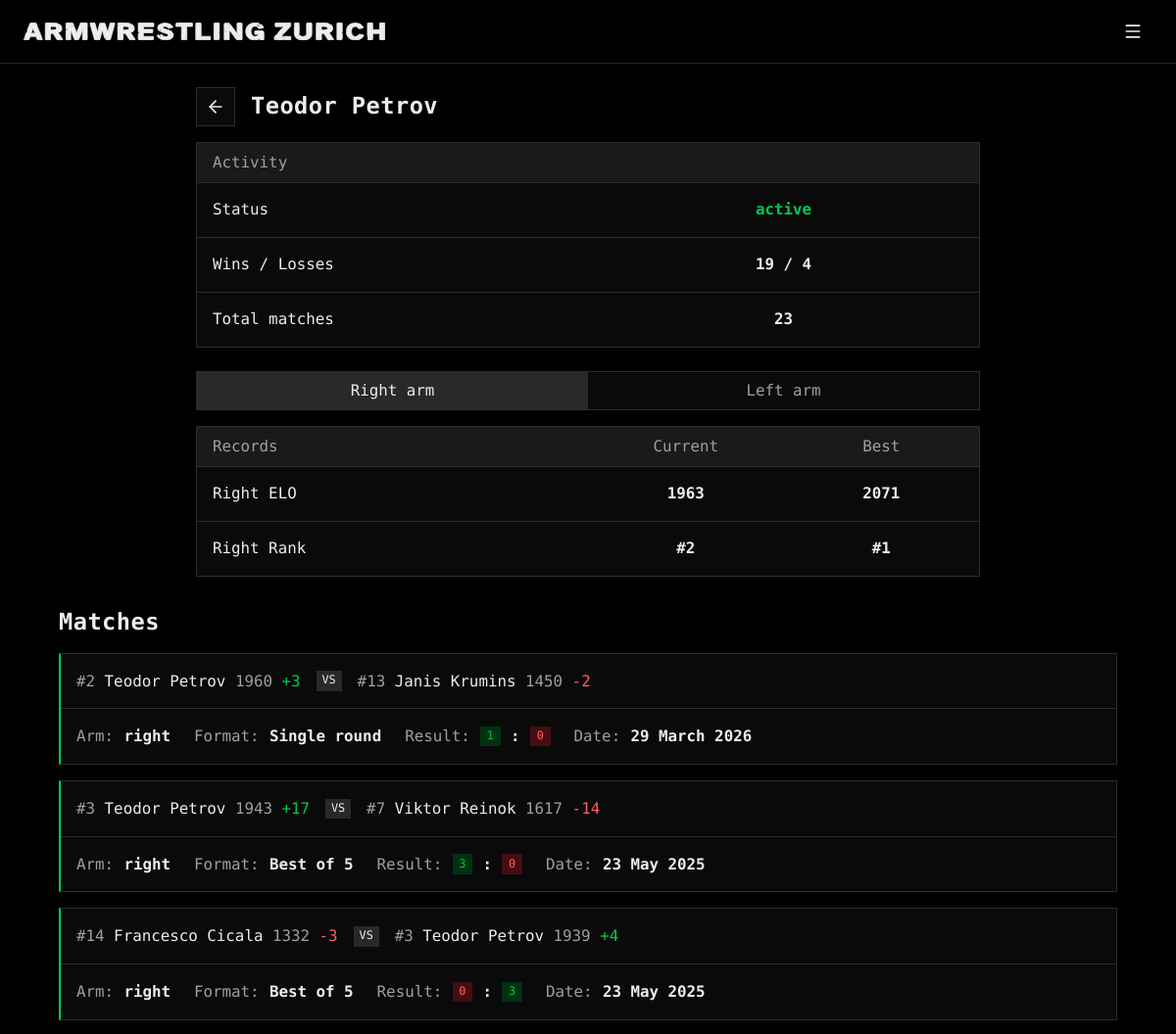
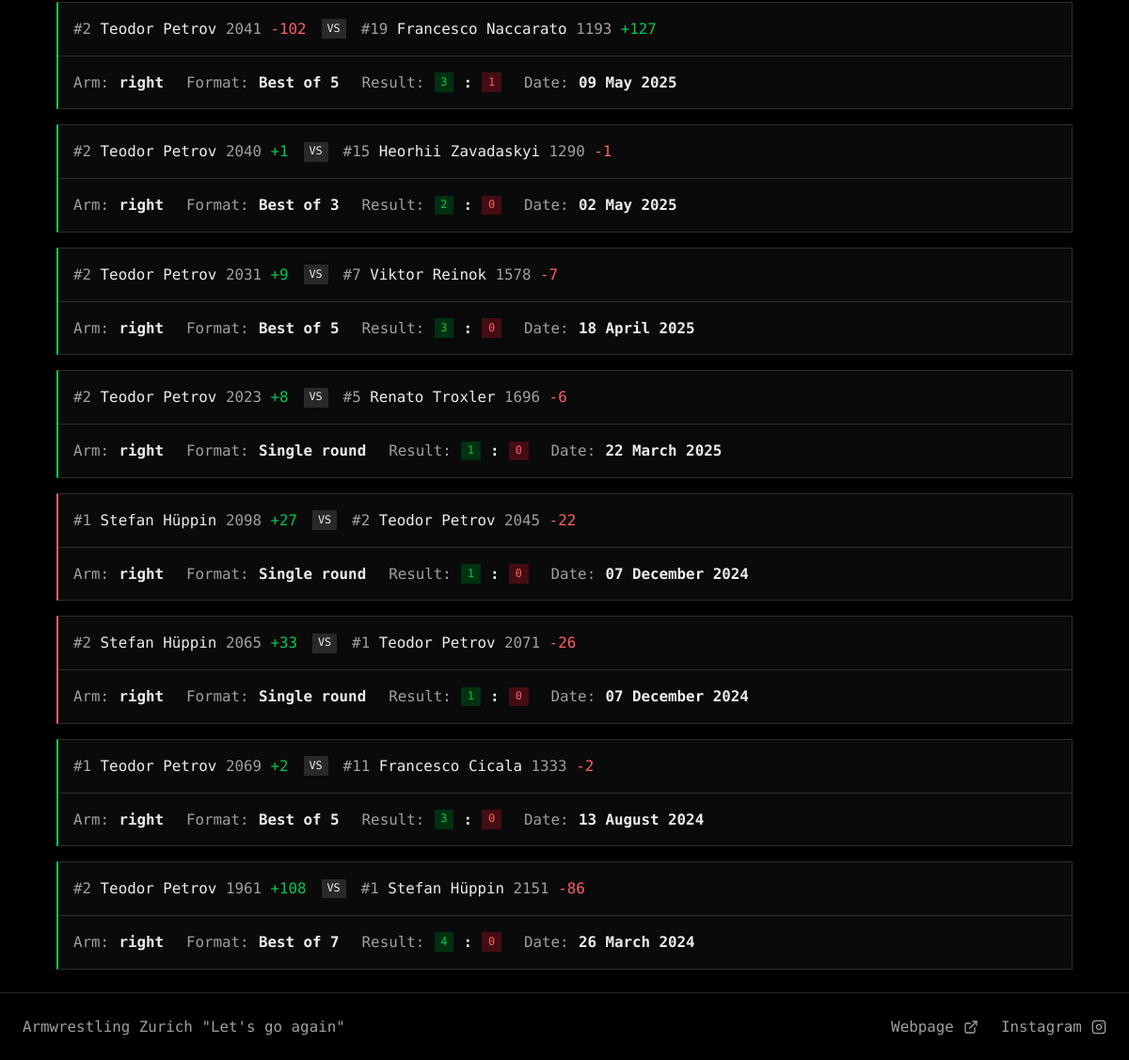
/view_member?id=4&arm=right, run on the app's committed database (2 pictures, top to bottom).
### tables this page shows
CREATE TABLE "armwrestlers" (
    id INTEGER PRIMARY KEY AUTOINCREMENT,
    name TEXT NOT NULL UNIQUE,
    right_elo INTEGER NOT NULL,
    left_elo INTEGER NOT NULL,
    right_rank INTEGER,
    left_rank INTEGER,
    added_by TEXT NOT NULL,
    last_edited_by TEXT, hidden INTEGER NOT NULL DEFAULT 0, active INTEGER NOT NULL DEFAULT 1,
    FOREIGN KEY (added_by) REFERENCES users(username)
);

CREATE TABLE "history" (
    id INTEGER PRIMARY KEY AUTOINCREMENT,
    armwrestler1_id INTEGER NOT NULL,
    armwrestler2_id INTEGER NOT NULL,
    arm TEXT NOT NULL CHECK (arm IN ('right', 'left')),
    armwrestler1_rank INTEGER NOT NULL,
    armwrestler2_rank INTEGER NOT NULL,
    armwrestler1_elo INTEGER NOT NULL,
    armwrestler2_elo INTEGER NOT NULL,
    armwrestler1_score INTEGER NOT NULL,
    armwrestler2_score INTEGER NOT NULL,
    armwrestler1_elo_diff INTEGER NOT NULL,
    armwrestler2_elo_diff INTEGER NOT NULL,
    selected_format TEXT NOT NULL,
    date DATETIME DEFAULT CURRENT_TIMESTAMP,
    added_by TEXT NOT NULL,
    FOREIGN KEY (armwrestler1_id) REFERENCES armwrestlers(id),
    FOREIGN KEY (armwrestler2_id) REFERENCES armwrestlers(id),
    FOREIGN KEY (added_by) REFERENCES users(username)
);

### armelo_app.py (the view, shortened to what this page needs)
@app.route("/view_member", methods=["GET"])
def view_member():
    try:
        id = int(request.args.get('id'))
    except (ValueError, TypeError):
        raise NotFound()
    if request.args.get('arm') not in ('right', 'left'):
        return redirect(url_for('view_member', id=id, arm='right'))
    arm = get_arm()
    name_result = db_execute('SELECT name FROM armwrestlers WHERE id = ?', id)
    if not name_result:
        raise NotFound()
    name = name_result[0]['name']
    query = '''
        SELECT
            CASE WHEN a.hidden THEN 'hidden' WHEN a.active THEN 'active' ELSE 'inactive' END AS current_status,
            a.right_elo, a.left_elo, a.right_rank, a.left_rank
        FROM armwrestlers a
        WHERE a.id = ?
    '''
    current_status, current_right_elo, current_left_elo, current_right_rank, current_left_rank = db_execute(query, id)[0]
    wins, losses = 0, 0
    history = db_execute('''
        SELECT a1.id AS armwrestler1_id, a1.name AS armwrestler1_name, a2.id AS armwrestler2_id, a2.name AS armwrestler2_name, h.arm,
               h.armwrestler1_rank, h.armwrestler2_rank, h.armwrestler1_elo, h.armwrestler2_elo,
               h.armwrestler1_score, h.armwrestler2_score, h.armwrestler1_elo_diff, h.armwrestler2_elo_diff,
               h.selected_format, h.date
        FROM history h
        JOIN armwrestlers a1 ON h.armwrestler1_id = a1.id
        JOIN armwrestlers a2 ON h.armwrestler2_id = a2.id
        WHERE h.armwrestler1_id = ? OR h.armwrestler2_id = ?
        ORDER BY h.id DESC
    ''', id, id)
    selected_arm_history = []
    if history:
        best_right_elo = current_right_elo
        best_left_elo = current_left_elo
        best_right_rank = current_right_rank
        best_left_rank = current_left_rank
        wins_losses = []
        for record in history:
            is_armwrestler1 = record['armwrestler1_id'] == id
            match_arm = record['arm']
            elo = record['armwrestler1_elo'] if is_armwrestler1 else record['armwrestler2_elo']
            rank = record['armwrestler1_rank'] if is_armwrestler1 else record['armwrestler2_rank']
            my_score, opponent_score = (record['armwrestler1_score'], record['armwrestler2_score']) if is_armwrestler1 else (record['armwrestler2_score'], record['armwrestler1_score'])
            if my_score > opponent_score:
                wins += 1
                if match_arm == arm:
                    wins_losses.append("win")
            elif my_score < opponent_score:
                losses += 1
                if match_arm == arm:
                    wins_losses.append("loss")
            elif match_arm == arm:
                wins_losses.append("draw")
            if match_arm == 'right':
                best_right_elo = max(best_right_elo, elo)
                best_right_rank = min(best_right_rank, rank) if best_right_rank is not None else rank
                if arm == 'right':
                    selected_arm_history.append(record)
            elif match_arm == 'left':
                best_left_elo = max(best_left_elo, elo)
                best_left_rank = min(best_left_rank, rank) if best_left_rank is not None else rank
                if arm == 'left':
                    selected_arm_history.append(record)
        formatted_data = get_matches_formatted_data(selected_arm_history)
        total_matches = len(history)
    badges_for_arm = db_execute('''
        SELECT badges.name, badges.color
        FROM armwrestler_badges
        JOIN badges ON armwrestler_badges.badge_id = badges.id
        WHERE armwrestler_badges.armwrestler_id = ? AND armwrestler_badges.arm = ?
    ''', id, arm)
    template_data = {
        'id': id,
        'name': name,
        'current_right_elo': current_right_elo, 'current_left_elo': current_left_elo,
        'current_right_rank': current_right_rank, 'current_left_rank': current_left_rank,
        'best_right_elo': best_right_elo, 'best_left_elo': best_left_elo,
        'best_right_rank': best_right_rank, 'best_left_rank': best_left_rank,
        'current_status': current_status,
        'matches': selected_arm_history, 'formatted_data': formatted_data,
        'wins': wins, 'losses': losses, 'total_matches': total_matches,
        'wins_losses': wins_losses,
        'arm': arm,
        'badges_for_arm': badges_for_arm
    }
    if is_htmx():
        return render_template('view_member_partial.html', **template_data)
    return render_template('view_member.html', **template_data)

### armelo_app.py (called while the page is built)
@app.context_processor
def inject_user():
    username = session.get('username')
    return dict(username=username)

### config.py (called while the page is built)
def get_db():
    db = getattr(g, '_database', None)
    if db is None:
        db = g._database = sqlite3.connect(DATABASE)
        db.row_factory = sqlite3.Row
    return db

def db_execute(query, *args):
    db = get_db()
    cur = db.cursor()
    try:
        cur.execute(query, args)
        if query.strip().upper().startswith(("SELECT", "WITH")):
            return cur.fetchall()
        db.commit()
    except sqlite3.Error:
        db.rollback()
        raise
    finally:
        cur.close()

### helpers.py (called while the page is built)
def is_htmx():
    return bool(request.headers.get('HX-Request')) and not request.headers.get('HX-History-Restore-Request')

def get_arm():
    arm = request.values.get('arm', 'right')
    return arm if arm in ('right', 'left') else 'right'

### templates/view_member.html (shortened to what this page needs)
{% extends "layout.html" %}
{% from 'macros.html' import back_header %}
{% block content %}
<div class="narrow stack">
    {{ back_header(name) }}
    <div class="table-wrap">
        <table class="table">
            <thead>
                <tr>
                    <th colspan="2">Activity</th>
                </tr>
            </thead>
            <tbody>
                <tr>
                    <td class="w-50">Status</td>
                    <td class="text-center">
                        <strong class="{% if current_status == 'active' %}text-success{% else %}text-secondary{% endif %}">{{ current_status }}</strong>
                    </td>
                </tr>
                <tr>
                    <td class="w-50">Wins / Losses</td>
                    <td class="text-center"><strong>{{ wins }} / {{ losses }}</strong></td>
                </tr>
                <tr>
                    <td class="w-50">Total matches</td>
                    <td class="text-center"><strong>{{ total_matches }}</strong></td>
                </tr>
            </tbody>
        </table>
    </div>
</div>
<div id="arm_info" class="stack">
    {% include 'view_member_partial.html' %}
</div>
{% endblock %}

### templates/macros.html (shortened to what this page needs)
{% macro icon(name) -%}
<svg class="icon" aria-hidden="true"><use href="{{ url_for('static', filename='icons.svg') }}#{{ name }}"></use></svg>
{%- endmacro %}
{% macro wordmark(name, label, width, height) -%}
<svg class="wordmark" viewBox="0 0 {{ width }} {{ height }}" role="img" aria-label="{{ label }}"><use href="{{ url_for('static', filename='icons.svg') }}#{{ name }}"></use></svg>
{%- endmacro %}
{% macro back_header(title) %}
<div class="page-header">
    <a href="{{ url_for('ranking') }}" class="btn btn-secondary btn-icon" aria-label="Back to rankings">{{ icon('arrow-left') }}</a>
    <h2 class="page-title">{{ title }}</h2>
</div>
{% endmacro %}
{% macro arm_toggle(endpoint, target, push=false, url_kwargs={}) %}
<div class="segmented">
    {% for value, label in [('right', 'Right arm'), ('left', 'Left arm')] %}
    {% set url = url_for(endpoint, arm=value, **url_kwargs) %}
    <a href="{{ url }}" class="segment" role="button" hx-get="{{ url }}" hx-target="{{ target }}" hx-swap="innerMorph"{% if push %} hx-push-url="true"{% endif %} aria-pressed="{{ 'true' if arm == value else 'false' }}">{{ label }}</a>
    {% endfor %}
</div>
{% endmacro %}

### templates/view_member_partial.html (shortened to what this page needs)
{% from 'macros.html' import arm_toggle with context %}
<div class="narrow stack">
    {{ arm_toggle('view_member', '#arm_info', push=true, url_kwargs={'id': id}) }}
    <div class="table-wrap">
        <table class="table">
            <thead>
                <tr>
                    <th class="w-50">Records</th>
                    <th class="text-center w-25">Current</th>
                    <th class="text-center w-25">Best</th>
                </tr>
            </thead>
            <tbody>
                {% if arm == 'right' %}
                <tr>
                    <td>Right ELO</td>
                    <td class="text-center"><strong>{{ current_right_elo }}</strong></td>
                    <td class="text-center"><strong>{{ best_right_elo }}</strong></td>
                </tr>
                <tr>
                    <td>Right Rank</td>
                    <td class="text-center"><strong>{{ '#' ~ current_right_rank if current_right_rank else '–' }}</strong></td>
                    <td class="text-center"><strong>{{ '#' ~ best_right_rank if best_right_rank else '–' }}</strong></td>
                </tr>
                {% endif %}
            </tbody>
        </table>
    </div>
</div>
<h2 class="section-title">Matches</h2>
{% if matches %}
{% include 'matches_partial.html' %}
{% else %}
<div class="note">
    The armwrestler has not had any matches on the <strong>{{ arm }}</strong> arm.
</div>
{% endif %}

### templates/matches_partial.html (shortened to what this page needs)
{% from 'macros.html' import modal_header %}
<div class="stack">
{% for match in matches %}
{% set data = formatted_data[loop.index0] %}
    <div class="card match {{ wins_losses[loop.index0] if wins_losses else '' }}">
        <div class="match-players">
            <div>
                {% if match['armwrestler1_rank'] %}
                <span class="muted">#{{ match['armwrestler1_rank'] }}</span>
                {% endif %}
                <a href="{{ url_for('view_member', id=match['armwrestler1_id'], arm=match['arm']) }}" class="name-link">{{ match['armwrestler1_name'] }}</a>
                <span class="elo">{{ match['armwrestler1_elo'] }} <span class="{{ data.diff1_color }}">{{ data.diff1_text }}</span></span>
            </div>
            <span class="badge">VS</span>
            <div>
                {% if match['armwrestler2_rank'] %}
                <span class="muted">#{{ match['armwrestler2_rank'] }}</span>
                {% endif %}
                <a href="{{ url_for('view_member', id=match['armwrestler2_id'], arm=match['arm']) }}" class="name-link">{{ match['armwrestler2_name'] }}</a>
                <span class="elo">{{ match['armwrestler2_elo'] }} <span class="{{ data.diff2_color }}">{{ data.diff2_text }}</span></span>
            </div>
        </div>
        <dl class="match-meta">
            <div>
                <dt>Arm:</dt>
                <dd>{{ match['arm'] }}</dd>
            </div>
            <div>
                <dt>Format:</dt>
                <dd>{{ match['selected_format'] }}</dd>
            </div>
            <div>
                <dt>Result:</dt>
                <dd><span class="badge {{ data.score1_color }}">{{ match['armwrestler1_score'] }}</span> : <span class="badge {{ data.score2_color }}">{{ match['armwrestler2_score'] }}</span></dd>
            </div>
            <div>
                <dt>Date:</dt>
                <dd>{{ data.date }}</dd>
            </div>
        </dl>
    </div>
{% endfor %}
</div>

### data on the page
armwrestlers: name "Teodor Petrov", right_elo "1963"
history: armwrestler2_elo "2071", armwrestler1_rank "2", armwrestler1_name "Stefan Hüppin", armwrestler1_elo "2065", diff1_text "+33", armwrestler2_rank "1", armwrestler2_name "Teodor Petrov", diff2_text "-26", arm "right", selected_format "Single round", armwrestler1_score "1", armwrestler2_score "0", date "07 December 2024"
history: armwrestler1_rank "2", armwrestler1_name "Teodor Petrov", armwrestler1_elo "1960", diff1_text "+3", armwrestler2_rank "13", armwrestler2_name "Janis Krumins", armwrestler2_elo "1450", diff2_text "-2", arm "right", selected_format "Single round", armwrestler1_score "1", armwrestler2_score "0", date "29 March 2026"
history: armwrestler1_rank "3", armwrestler1_name "Teodor Petrov", armwrestler1_elo "1943", diff1_text "+17", armwrestler2_rank "7", armwrestler2_name "Viktor Reinok", armwrestler2_elo "1617", diff2_text "-14", arm "right", selected_format "Best of 5", armwrestler1_score "3", armwrestler2_score "0", date "23 May 2025"
history: armwrestler1_rank "14", armwrestler1_name "Francesco Cicala", armwrestler1_elo "1332", diff1_text "-3", armwrestler2_rank "3", armwrestler2_name "Teodor Petrov", armwrestler2_elo "1939", diff2_text "+4", arm "right", selected_format "Best of 5", armwrestler1_score "0", armwrestler2_score "3", date "23 May 2025"
history: armwrestler1_rank "2", armwrestler1_name "Teodor Petrov", armwrestler1_elo "2041", diff1_text "-102", armwrestler2_rank "19", armwrestler2_name "Francesco Naccarato", armwrestler2_elo "1193", diff2_text "+127", arm "right", selected_format "Best of 5", armwrestler1_score "3", armwrestler2_score "1", date "09 May 2025"
history: armwrestler1_rank "2", armwrestler1_name "Teodor Petrov", armwrestler1_elo "2040", diff1_text "+1", armwrestler2_rank "15", armwrestler2_name "Heorhii Zavadaskyi", armwrestler2_elo "1290", diff2_text "-1", arm "right", selected_format "Best of 3", armwrestler1_score "2", armwrestler2_score "0", date "02 May 2025"
history: armwrestler1_rank "2", armwrestler1_name "Teodor Petrov", armwrestler1_elo "2031", diff1_text "+9", armwrestler2_rank "7", armwrestler2_name "Viktor Reinok", armwrestler2_elo "1578", diff2_text "-7", arm "right", selected_format "Best of 5", armwrestler1_score "3", armwrestler2_score "0", date "18 April 2025"
history: armwrestler1_rank "2", armwrestler1_name "Teodor Petrov", armwrestler1_elo "2023", diff1_text "+8", armwrestler2_rank "5", armwrestler2_name "Renato Troxler", armwrestler2_elo "1696", diff2_text "-6", arm "right", selected_format "Single round", armwrestler1_score "1", armwrestler2_score "0", date "22 March 2025"
history: armwrestler1_rank "1", armwrestler1_name "Stefan Hüppin", armwrestler1_elo "2098", diff1_text "+27", armwrestler2_rank "2", armwrestler2_name "Teodor Petrov", armwrestler2_elo "2045", diff2_text "-22", arm "right", selected_format "Single round", armwrestler1_score "1", armwrestler2_score "0", date "07 December 2024"
history: armwrestler1_rank "1", armwrestler1_name "Teodor Petrov", armwrestler1_elo "2069", diff1_text "+2", armwrestler2_rank "11", armwrestler2_name "Francesco Cicala", armwrestler2_elo "1333", diff2_text "-2", arm "right", selected_format "Best of 5", armwrestler1_score "3", armwrestler2_score "0", date "13 August 2024"
history: armwrestler1_rank "2", armwrestler1_name "Teodor Petrov", armwrestler1_elo "1961", diff1_text "+108", armwrestler2_rank "1", armwrestler2_name "Stefan Hüppin", armwrestler2_elo "2151", diff2_text "-86", arm "right", selected_format "Best of 7", armwrestler1_score "4", armwrestler2_score "0", date "26 March 2024"

### other printed values
{{ current_status }} "active"
{{ wins }} "19"
{{ losses }} "4"
{{ total_matches }} "23"
{{ label }} "Right arm" "Left arm"
{{ '#' ~ current_right_rank if current_right_rank else '–' }} "#2"
{{ '#' ~ best_right_rank if best_right_rank else '–' }} "#1"
